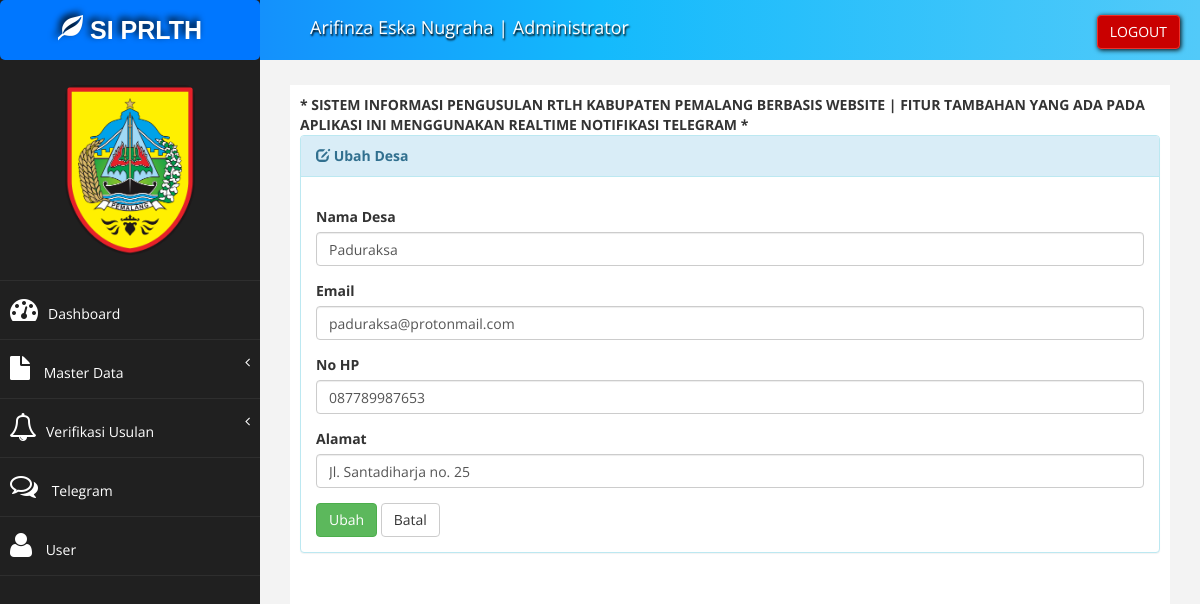
Screenshot of /index?page=pengadu_ubah&kode=059549eb-1d4e-4ead-a941-024cbf8015e2 (signed in) with the database file from the repository.
### tables this page shows
CREATE TABLE `tb_pengusul` (
  `id_desa` varchar(50) NOT NULL,
  `nama_desa` varchar(30) NOT NULL,
  `email` varchar(30) NOT NULL,
  `no_hp` varchar(15) NOT NULL,
  `alamat` text NOT NULL
);

### admin/pengadu/pengadu_ubah.php (the view, shortened to what this page needs)
<?php
if (isset($_GET['kode'])) {
  $sql_cek = "SELECT * FROM tb_pengusul WHERE id_desa='" . $_GET['kode'] . "'";
  $query_cek = mysqli_query($koneksi, $sql_cek);
  $data_cek = mysqli_fetch_array($query_cek, MYSQLI_BOTH);
}
?>
<div class="panel panel-info">
  <div class="panel-heading">
    <i class="glyphicon glyphicon-edit"></i>
    <b>Ubah Desa</b>
  </div>
  <div class="panel-body">
    <div class="row">
      <div class="col-md-12">
        <form method="POST">
          <div class="form-group">
            <label>Nama Desa</label>
            <input class="form-control" name="nama_desa" value="<?php echo $data_cek['nama_desa']; ?>" />
          </div>
          <div class="form-group">
            <label>Email</label>
            <input class="form-control" name="email" value="<?php echo $data_cek['email']; ?>" />
          </div>
          <div class="form-group">
            <label>No HP</label>
            <input class="form-control" name="no_hp" value="<?php echo $data_cek['no_hp']; ?>" />
          </div>
          <div class="form-group">
            <label>Alamat</label>
            <input class="form-control" name="alamat" value="<?php echo $data_cek['alamat']; ?>" />
          </div>
          <div>
            <input type="submit" name="Ubah" value="Ubah" class="btn btn-success">
            <a href="?page=pengadu_view" title="Kembali" class="btn btn-default">Batal</a>
          </div>
      </div>
    </div>
  </div>
</div>
</div>

### assets/css/style.css (style rules this page uses)
body { font-family: "Open Sans", sans-serif; }

### rows the page displays
tb_pengusul: nama_desa "Paduraksa", email "paduraksa@protonmail.com", no_hp "087789987653", alamat "Jl. Santadiharja no. 25"

### other values shown
$data_nama "Arifinza Eska Nugraha"
$data_level "Administrator"
